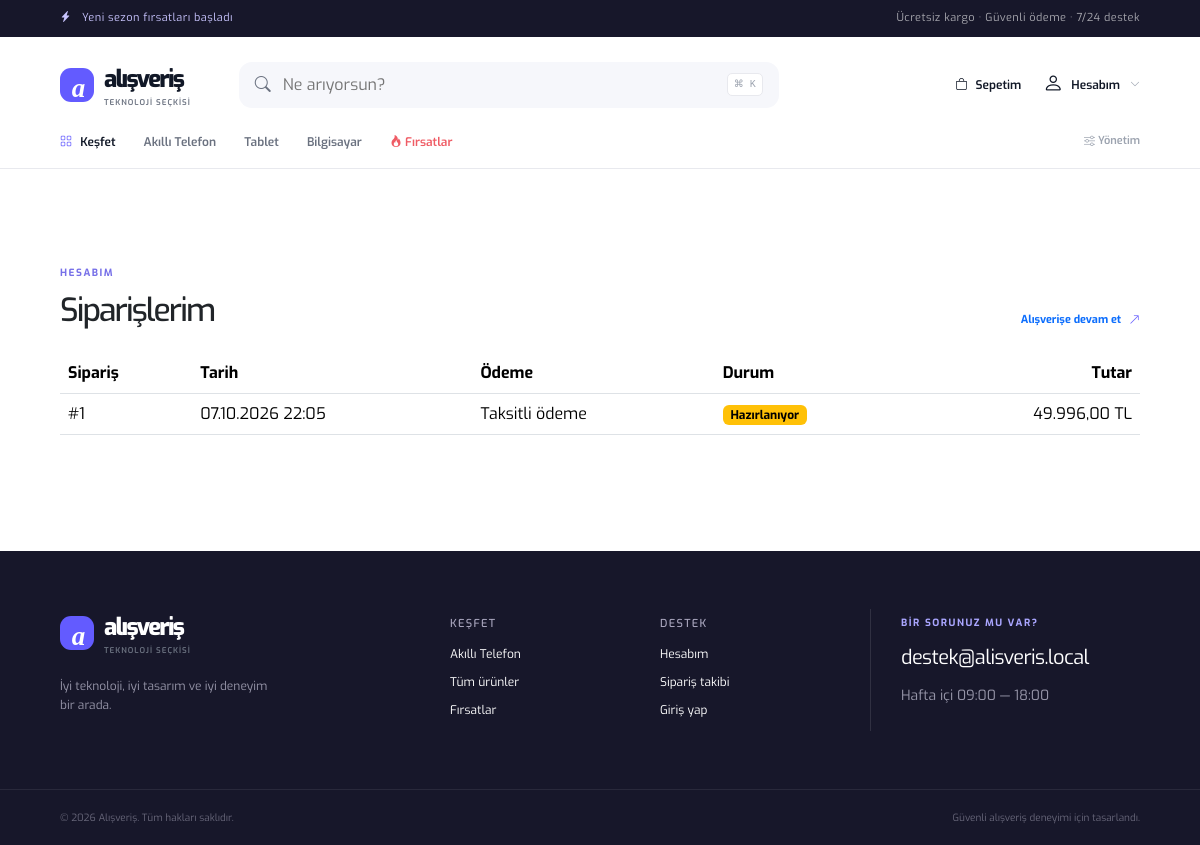
/siparisler.php (signed in), run on the app's committed database.
### tables this page shows
CREATE TABLE `kategori` (
  `kategori_id` int(11) NOT NULL,
  `kategori_ad` varchar(50) NOT NULL,
  `kategori_link` varchar(100) NOT NULL
);

CREATE TABLE `siparisler` (
  `siparis_id` int(11) NOT NULL,
  `kullanici_id` int(11) NOT NULL,
  `toplam_tutar` decimal(10,2) NOT NULL,
  `odeme_secimi` varchar(40) NOT NULL,
  `durum` varchar(30) NOT NULL DEFAULT 'Hazırlanıyor',
  `olusturma_tarihi` datetime NOT NULL DEFAULT current_timestamp()
);

### siparisler.php (the view, shortened to what this page needs)
<?php
include 'admin/baglanti.php';
$userId = (int) $_SESSION['kullanici_id'];
mysqli_query($conn, "CREATE TABLE IF NOT EXISTS siparisler (
    siparis_id INT AUTO_INCREMENT PRIMARY KEY,
    kullanici_id INT NOT NULL,
    toplam_tutar DECIMAL(10,2) NOT NULL,
    odeme_secimi VARCHAR(40) NOT NULL,
    durum VARCHAR(30) NOT NULL DEFAULT 'Hazırlanıyor',
    olusturma_tarihi DATETIME NOT NULL DEFAULT CURRENT_TIMESTAMP
) ENGINE=InnoDB DEFAULT CHARSET=utf8mb4");
$orders = mysqli_query($conn, "SELECT * FROM siparisler WHERE kullanici_id = $userId ORDER BY siparis_id DESC");
?>
<!doctype html>
<html lang="tr"><head><?php include 'parts/head.php'; ?></head><body>
<?php include 'parts/header.php'; ?>
<main class="section-block">
    <div class="section-heading"><div><span class="eyebrow">Hesabım</span><h2>Siparişlerim</h2></div><a href="telefon.php">Alışverişe devam et <i class="bi bi-arrow-up-right"></i></a></div>
    <?php if (mysqli_num_rows($orders) === 0): ?><div class="alert alert-light border">Henüz siparişiniz bulunmuyor.</div>
    <?php else: ?><div class="table-responsive"><table class="table align-middle"><thead><tr><th>Sipariş</th><th>Tarih</th><th>Ödeme</th><th>Durum</th><th class="text-end">Tutar</th></tr></thead><tbody>
    <?php while ($order = mysqli_fetch_assoc($orders)): ?><tr><td>#<?= (int) $order['siparis_id'] ?></td><td><?= htmlspecialchars(date('d.m.Y H:i', strtotime($order['olusturma_tarihi']))) ?></td><td><?= $order['odeme_secimi'] === 'aninda_havale' ? 'Anında havale' : 'Taksitli ödeme' ?></td><td><span class="badge text-bg-warning"><?= htmlspecialchars($order['durum']) ?></span></td><td class="text-end"><?= number_format((float) $order['toplam_tutar'], 2, ',', '.') ?> TL</td></tr><?php endwhile; ?></tbody></table></div><?php endif; ?>
</main>
<?php include 'parts/footer.php'; ?></body></html>

### parts/header.php (shortened to what this page needs)
<?php
$userId = (int) ($_SESSION['kullanici_id'] ?? 0);
$cartCount = 0;
if ($userId) {
    $cartResult = mysqli_query($conn, "SELECT COALESCE(SUM(adet), 0) AS toplam_adet FROM sepet WHERE kullanici_id = $userId");
    $cartCount = (int) (mysqli_fetch_assoc($cartResult)['toplam_adet'] ?? 0);
}
?>
<header class="site-header">
    <div class="announcement"><span><i class="bi bi-lightning-charge-fill"></i> Yeni sezon fırsatları başladı</span><span class="announcement-right">Ücretsiz kargo · Güvenli ödeme · 7/24 destek</span></div>
    <div class="header-main">
        <a class="brand" href="index.php" aria-label="Alışveriş ana sayfa"><span class="brand-mark">a</span><span>alışveriş<small>teknoloji seçkisi</small></span></a>
        <form class="search-form" action="telefon.php" method="get"><i class="bi bi-search"></i><input name="q" type="search" placeholder="Ne arıyorsun?" aria-label="Ürün ara"><kbd>⌘ K</kbd></form>
        <div class="header-actions">
            <a href="sepet.php" class="header-action"><span class="icon-wrap"><i class="bi bi-bag"></i><?php if ($cartCount): ?><b><?= $cartCount > 9 ? '9+' : $cartCount ?></b><?php endif; ?></span><span>Sepetim</span></a>
            <div class="dropdown"><button class="header-action account-action" data-bs-toggle="dropdown" aria-expanded="false"><i class="bi bi-person"></i><span><?= $userId ? 'Hesabım' : 'Giriş yap' ?></span><i class="bi bi-chevron-down chevron"></i></button>
            </div>
        </div>
    </div>
    <nav class="category-nav"><a href="index.php" class="nav-home"><i class="bi bi-grid"></i> Keşfet</a><?php $categories = mysqli_query($conn, "SELECT * FROM kategori ORDER BY kategori_id ASC"); while ($category = mysqli_fetch_assoc($categories)): ?><a href="<?= htmlspecialchars($category['kategori_link']) ?>"><?= htmlspecialchars($category['kategori_ad']) ?></a><?php endwhile; ?><a href="telefon.php?sort=campaign" class="nav-highlight"><i class="bi bi-fire"></i> Fırsatlar</a><a href="admin/admin.php" class="nav-admin ms-auto"><i class="bi bi-sliders"></i> Yönetim</a></nav>
</header>

### assets/css/style.css (style rules this page uses)
* { margin: 0; padding: 0; box-sizing: border-box; font-family: 'Exo', sans-serif; }
:root { --ink:#111827;--muted:#6b7280;--line:#e8e9ee;--brand:#635bff;--soft:#f6f7fb;--dark:#17172a }
body { background:#fff;color:var(--ink);font-size:15px }
a { color:inherit }
.site-header { background:#fff;position:relative;z-index:10 }
.announcement { background:var(--dark);color:#fff;display:flex;justify-content:space-between;padding:10px max(5vw,24px);font-size:11px;letter-spacing:.04em }
.announcement span:first-child { color:#c9c5ff }
.announcement i { margin-right:7px }
.announcement-right { opacity:.62 }
.header-main { max-width:1240px;margin:auto;padding:24px max(5vw,24px);display:flex;align-items:center;gap:48px }
.brand { display:flex;align-items:center;gap:10px;text-decoration:none!important;color:var(--ink);font-size:24px;font-weight:800;letter-spacing:-.07em;white-space:nowrap }
.brand small { display:block;font-size:8px;letter-spacing:.12em;text-transform:uppercase;color:var(--muted);font-weight:600 }
.brand-mark { display:grid;place-items:center;background:var(--brand);color:#fff;width:34px;height:34px;border-radius:11px;font-family:Georgia,serif;font-style:italic;font-size:27px;letter-spacing:-.12em }
.search-form { height:46px;display:flex;align-items:center;gap:12px;background:var(--soft);border:1px solid transparent;border-radius:13px;padding:0 15px;flex:1;max-width:540px;color:var(--muted) }
.search-form input { background:transparent;border:0;outline:0;width:100%;font:inherit;color:var(--ink) }
.search-form kbd { font-size:10px;color:#9ca3af;background:#fff;border:1px solid var(--line);border-radius:5px;padding:3px 6px;white-space:nowrap }
.header-actions { display:flex;align-items:center;gap:22px;margin-left:auto }
.header-action { border:0;background:none;text-decoration:none!important;display:flex;align-items:center;gap:8px;font-size:12px;font-weight:600;white-space:nowrap;color:var(--ink) }
.header-action>i { font-size:20px }
.icon-wrap { position:relative }
.account-action { padding:0 }
.chevron { font-size:10px!important;color:#9ca3af;margin-left:2px }
.category-nav { max-width:1240px;margin:auto;padding:0 max(5vw,24px) 17px;display:flex;align-items:center;gap:28px;border-bottom:1px solid var(--line);font-size:12px;font-weight:600 }
.category-nav a { text-decoration:none!important;color:#6b7280 }
.category-nav a:hover,.category-nav .nav-home { color:var(--ink) }
.category-nav .nav-home i { color:var(--brand);margin-right:5px }
.category-nav .nav-highlight { color:#ef5c65 }
.nav-admin { font-size:11px!important;color:#9ca3af!important }
.eyebrow { text-transform:uppercase;letter-spacing:.15em;font-size:10px;font-weight:700;color:#7770e8;display:inline-block }
.section-block { max-width:1240px;margin:90px auto;padding:0 max(5vw,24px) }
.section-heading { display:flex;justify-content:space-between;align-items:end;margin-bottom:24px }
.section-heading h2 { font-size:32px;letter-spacing:-.06em;margin:8px 0 0 }
.section-heading>a { font-size:11px;font-weight:700;text-decoration:none!important }
.section-heading>a i { color:var(--brand);margin-left:5px }

### data on the page
kategori: kategori_ad "Akıllı Telefon"
kategori: kategori_ad "Tablet"
kategori: kategori_ad "Bilgisayar"
siparisler: siparis_id "1", olusturma_tarihi "07.10.2026 22:05", odeme_secimi "Taksitli ödeme", durum "Hazırlanıyor", toplam_tutar "49.996,00"
